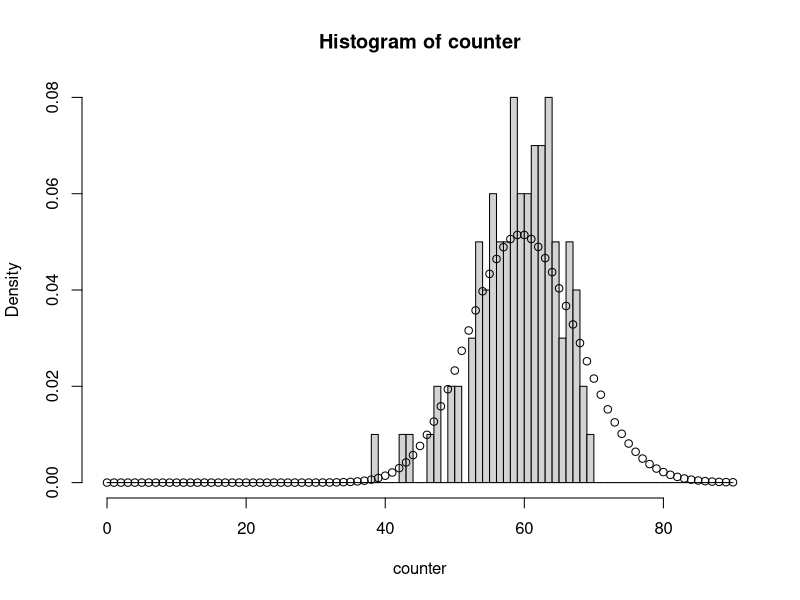

This figure's R source:
## ---- chunk 1
lambda = 1523
1 - ppois(1600, lambda)
## ---- chunk 2
homogeneouspp = function(lambda, T) {
  N = rpois(1, lambda * T)
  E = runif(N, min = 0, max = T)
  E = sort(E)
  return(E)
}
## ---- chunk 3
all_simu = list()
for (i in 1:100) {
  N = homogeneouspp(10, 10)
  all_simu[[i]] = N
}
## ---- chunk 4
sum = 0
for (i in 1:100) {
  one_sim = all_simu[[i]]
  sum = sum + length(one_sim[one_sim > 3 & one_sim <= 5])
}

sum / 100
## ---- chunk 5
counter = array(0, c(1, 100))
for (i in 1:100) {
  one_simu = all_simu[[i]]
  counter[i] = length(one_simu[one_simu > 2 & one_simu <= 8])
}

hist(counter, freq = F, breaks = seq(0, 90, 1))
points(seq(0,90,1),dpois(seq(0,90,1),60))
